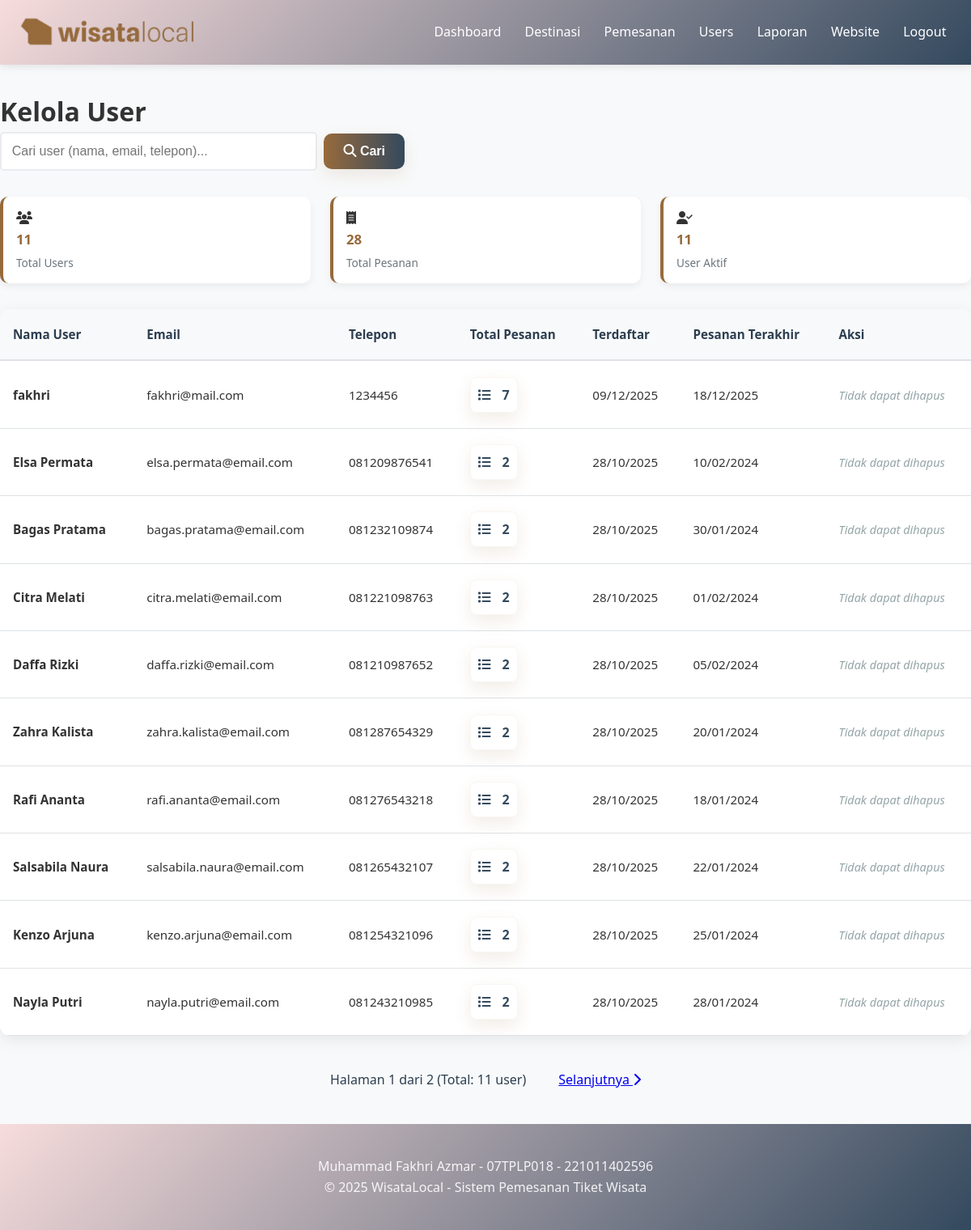
The page /admin/users.php (signed in) on the database its author committed.
### tables this page shows
CREATE TABLE `users` (
  `id` int(11) NOT NULL AUTO_INCREMENT,
  `nama_lengkap` varchar(100) NOT NULL,
  `email` varchar(100) NOT NULL,
  `password` varchar(255) NOT NULL,
  `no_telepon` varchar(15) DEFAULT NULL,
  `role` enum('user','admin') DEFAULT 'user',
  `created_at` timestamp NOT NULL DEFAULT current_timestamp(),
  PRIMARY KEY (`id`),
  UNIQUE KEY `email` (`email`)
);

### admin/users.php (the view, shortened to what this page needs)
<?php
$db = (new Database())->getConnection();
$search = $_GET['search'] ?? '';
$page = isset($_GET['page']) ? max(1, intval($_GET['page'])) : 1;
$perPage = 10;
$offset = ($page - 1) * $perPage;
if(!empty($search)) {
    $searchParam = "%{$search}%";
    $countStmt = $db->prepare("
        SELECT COUNT(*) as total
        FROM users u
        WHERE u.role = 'user'
        AND (u.nama_lengkap LIKE ? OR u.email LIKE ? OR u.no_telepon LIKE ?)
    ");
    $countStmt->execute([$searchParam, $searchParam, $searchParam]);
    $totalRecords = $countStmt->fetch(PDO::FETCH_ASSOC)['total'];
    $totalPages = ceil($totalRecords / $perPage);
    $stmt = $db->prepare("
        SELECT u.*,
               (SELECT COUNT(*) FROM pemesanan p WHERE p.user_id = u.id) as total_pesanan,
               (SELECT MAX(created_at) FROM pemesanan p WHERE p.user_id = u.id) as last_order
        FROM users u
        WHERE u.role = 'user'
        AND (u.nama_lengkap LIKE ? OR u.email LIKE ? OR u.no_telepon LIKE ?)
        ORDER BY u.created_at DESC
        LIMIT ? OFFSET ?
    ");
    $stmt->bindValue(1, $searchParam, PDO::PARAM_STR);
    $stmt->bindValue(2, $searchParam, PDO::PARAM_STR);
    $stmt->bindValue(3, $searchParam, PDO::PARAM_STR);
    $stmt->bindValue(4, $perPage, PDO::PARAM_INT);
    $stmt->bindValue(5, $offset, PDO::PARAM_INT);
    $stmt->execute();
    $users = $stmt->fetchAll(PDO::FETCH_ASSOC);
} else {
    $countStmt = $db->query("SELECT COUNT(*) as total FROM users WHERE role = 'user'");
    $totalRecords = $countStmt->fetch(PDO::FETCH_ASSOC)['total'];
    $totalPages = ceil($totalRecords / $perPage);
    $stmt = $db->prepare("
        SELECT u.*,
               (SELECT COUNT(*) FROM pemesanan p WHERE p.user_id = u.id) as total_pesanan,
               (SELECT MAX(created_at) FROM pemesanan p WHERE p.user_id = u.id) as last_order
        FROM users u
        WHERE u.role = 'user'
        ORDER BY u.created_at DESC
        LIMIT ? OFFSET ?
    ");
    $stmt->bindValue(1, $perPage, PDO::PARAM_INT);
    $stmt->bindValue(2, $offset, PDO::PARAM_INT);
    $stmt->execute();
    $users = $stmt->fetchAll(PDO::FETCH_ASSOC);
}
$statsStmt = $db->query("
    SELECT
        COUNT(*) as total_users,
        SUM((SELECT COUNT(*) FROM pemesanan p WHERE p.user_id = u.id)) as total_pesanan,
        COUNT(CASE WHEN (SELECT COUNT(*) FROM pemesanan p WHERE p.user_id = u.id) > 0 THEN 1 END) as user_aktif
    FROM users u
    WHERE u.role = 'user'
");
$stats = $statsStmt->fetch(PDO::FETCH_ASSOC);
?>
<!DOCTYPE html>
<html>
<head>
    <link rel="stylesheet" href="../css/style.css">
    <link rel="stylesheet" href="https://cdnjs.cloudflare.com/ajax/libs/font-awesome/6.4.0/css/all.min.css">
</head>
<body>
    <?php include 'header-admin.php'; ?>
    <main class="container">
        <h1>Kelola User</h1>
        <div style="margin-bottom: 1.5rem;">
            <form method="GET" action="users.php" style="display: flex; gap: 0.5rem; align-items: center; max-width: 500px;">
                <input type="text" name="search" value="<?php echo htmlspecialchars($search); ?>"
                       placeholder="Cari user (nama, email, telepon)..."
                       style="flex: 1; padding: 0.8rem; border: 2px solid #e9ecef; border-radius: 5px; font-size: 1rem;">
                <button type="submit" class="btn-primary" style="padding: 0.8rem 1.5rem;">
                    <i class="fa fa-search"></i> Cari
                </button>
            </form>
        </div>
        <div class="stats">
            <div class="stat-card">
                <div class="icon"><i class="fa fa-users"></i></div>
                <div>
                    <h3><?php echo $totalRecords; ?></h3>
                    <p>Total Users</p>
                </div>
            </div>
            <div class="stat-card">
                <div class="icon"><i class="fa fa-receipt"></i></div>
                <div>
                    <h3><?php echo $stats['total_pesanan'] ?? 0; ?></h3>
                    <p>Total Pesanan</p>
                </div>
            </div>
            <div class="stat-card">
                <div class="icon"><i class="fa fa-user-check"></i></div>
                <div>
                    <h3><?php echo $stats['user_aktif'] ?? 0; ?></h3>
                    <p>User Aktif</p>
                </div>
            </div>
        </div>
        <div class="table-container">
            <table>
                <thead>
                    <tr>
                        <th>Nama User</th>
                        <th>Email</th>
                        <th>Telepon</th>
                        <th>Total Pesanan</th>
                        <th>Terdaftar</th>
                        <th>Pesanan Terakhir</th>
                        <th>Aksi</th>
                    </tr>
                </thead>
                <tbody>
                    <?php foreach($users as $user): ?>
                    <tr>
                        <td>
                            <strong><?php echo $user['nama_lengkap']; ?></strong>
                        </td>
                        <td><?php echo $user['email']; ?></td>
                        <td><?php echo $user['no_telepon'] ?: '-'; ?></td>
                        <td>
                                <?php if($user['total_pesanan'] > 0): ?>
                                    <a class="btn btn-small btn-primary" href="pemesanan.php?user_id=<?php echo $user['id']; ?>">
                                        <i class="fa fa-list"></i>
                                        <span style="margin-left:6px; font-weight:600;"><?php echo $user['total_pesanan']; ?></span>
                                    </a>
                                <?php else: ?>
                                    <span class="muted">0 pesanan</span>
                                <?php endif; ?>
                        </td>
                        <td><?php echo date('d/m/Y', strtotime($user['created_at'])); ?></td>
                        <td>
                            <?php if($user['last_order']): ?>
                                <?php echo date('d/m/Y', strtotime($user['last_order'])); ?>
                            <?php else: ?>
                                <span style="color: #95a5a6;">-</span>
                            <?php endif; ?>
                        </td>
                        <td>
                                <?php if($user['total_pesanan'] == 0): ?>
                                    <a class="btn btn-small btn-cancel" href="users.php?action=delete&id=<?php echo $user['id']; ?>"
                                       onclick="return confirm('Hapus user <?php echo $user['nama_lengkap']; ?>?')" title="Hapus">
                                        <i class="fa fa-trash"></i>
                                    </a>
                                <?php else: ?>
                                    <span class="muted" style="font-size:0.9rem;">Tidak dapat dihapus</span>
                                <?php endif; ?>
                        </td>
                    </tr>
                    <?php endforeach; ?>
                </tbody>
            </table>
        </div>
        <?php if($totalPages > 1): ?>
        <div style="margin-top: 2rem; display: flex; justify-content: center; align-items: center; gap: 0.5rem; flex-wrap: wrap;">
            <span style="padding: 0.6rem 1rem; color: #2c3e50;">
                Halaman <?php echo $page; ?> dari <?php echo $totalPages; ?>
                (Total: <?php echo $totalRecords; ?> user)
            </span>
            <?php if($page < $totalPages): ?>
                <a href="?page=<?php echo $page + 1; ?><?php echo !empty($search) ? '&search=' . urlencode($search) : ''; ?>"
                   class="btn-secondary" style="padding: 0.6rem 1rem;">
                    Selanjutnya <i class="fa fa-chevron-right"></i>
                </a>
            <?php endif; ?>
        </div>
        <?php endif; ?>
    </main>
</body>
<?php
include '../includes/footer.php';
?>
</html>

### css/style.css (style rules this page uses)
* { margin: 0; padding: 0; box-sizing: border-box; }
html { scroll-behavior: smooth; }
body { font-family: 'Segoe UI', Tahoma, Geneva, Verdana, sans-serif; line-height: 1.6; color: #333; background-color: #f8f9fa; min-height: 100vh; display: flex; flex-direction: column; }
.container { max-width: 1200px; margin: 0 auto; padding: 0 20px; width: 100%; }
:root { --brown: #976a3c; --brown-dark: #34495e; --brown-soft: #f7efe6; --primary: #1e73be; --muted: #6c757d; }
main.container { flex: 1; padding: 2rem 0; margin-top: 0; }
.btn { display: inline-block; padding: 0.65rem 1.1rem; background: var(--primary); color: #fff; text-decoration: none; border-radius: 999px; border: none; cursor: pointer; font-size: 0.95rem; font-weight: 600; transition: transform 0.18s ease, box-shadow 0.18s ease, filter 0.12s ease; text-align: center; min-height: 40px; line-height: 1; }
.stats { display: grid; grid-template-columns: repeat(auto-fit, minmax(200px, 1fr)); gap: 1.5rem; margin: 2rem 0; }
.stat-card { background: white; padding: 0.9rem 1rem; border-radius: 10px; text-align: left; box-shadow: 0 4px 10px rgba(0, 0, 0, 0.06); transition: all 0.22s ease; border-left: 4px solid var(--brown); }
.stat-card h3 { font-size: 1.05rem; color: var(--brown); margin-bottom: 0.25rem; font-weight: 700; }
.stat-card p { color: #6c757d; font-weight: 500; font-size: 0.85rem; margin: 0; }
.table-container { background: white; border-radius: 12px; overflow: hidden; box-shadow: 0 5px 20px rgba(0, 0, 0, 0.08); margin: 2rem 0; }
table { width: 100%; border-collapse: collapse; font-size: 0.95rem; }
th, td { padding: 1.2rem 1rem; text-align: left; border-bottom: 1px solid #dee2e6; }
th { background: #f8f9fa; font-weight: 600; color: #2c3e50; border-bottom: 2px solid #dee2e6; }
.btn-primary { display: inline-flex; align-items: center; justify-content: center; gap: 0.5rem; padding: 0.85rem 1.6rem; background: linear-gradient(90deg, var(--brown) 0%, var(--brown-dark) 100%); color: #fff; border-radius: 999px; border: none; cursor: pointer; font-weight: 700; font-size: 1rem; box-shadow: 0 20px 50px rgba(151,106,60,0.12); transition: transform 0.18s ease, box-shadow 0.18s ease, filter 0.12s ease; min-height: 44px; padding-left: 1.2rem; padding-right: 1.2rem; }
.btn-primary { display: inline-block; padding: 0.8rem 1.4rem; background: linear-gradient(90deg, var(--brown) 0%, var(--brown-dark) 100%); color: #fff; border-radius: 10px; border: none; cursor: pointer; font-weight: 600; box-shadow: 0 8px 20px rgba(151,106,60,0.12); transition: transform 0.18s ease, box-shadow 0.18s ease; }
.muted { color: #95a5a6; font-style: italic; }
.btn-small { display:inline-flex; align-items:center; justify-content:center; padding:0.35rem 0.55rem; background: transparent; color: var(--brown-dark); border-radius:8px; text-decoration:none; font-weight:700; min-width:36px; border: 1px solid rgba(151,106,60,0.06); }

### rows shown on the page
users: nama_lengkap "fakhri", email "fakhri@mail.com", no_telepon "1234456", total_pesanan "7", created_at "09/12/2025", last_order "18/12/2025"
users: nama_lengkap "Elsa Permata", email "elsa.permata@email.com", no_telepon "081209876541", total_pesanan "2", created_at "28/10/2025", last_order "10/02/2024"
users: nama_lengkap "Bagas Pratama", email "bagas.pratama@email.com", no_telepon "081232109874", total_pesanan "2", created_at "28/10/2025", last_order "30/01/2024"
users: nama_lengkap "Citra Melati", email "citra.melati@email.com", no_telepon "081221098763", total_pesanan "2", created_at "28/10/2025", last_order "01/02/2024"
users: nama_lengkap "Daffa Rizki", email "daffa.rizki@email.com", no_telepon "081210987652", total_pesanan "2", created_at "28/10/2025", last_order "05/02/2024"
users: nama_lengkap "Zahra Kalista", email "zahra.kalista@email.com", no_telepon "081287654329", total_pesanan "2", created_at "28/10/2025", last_order "20/01/2024"
users: nama_lengkap "Rafi Ananta", email "rafi.ananta@email.com", no_telepon "081276543218", total_pesanan "2", created_at "28/10/2025", last_order "18/01/2024"
users: nama_lengkap "Salsabila Naura", email "salsabila.naura@email.com", no_telepon "081265432107", total_pesanan "2", created_at "28/10/2025", last_order "22/01/2024"
users: nama_lengkap "Kenzo Arjuna", email "kenzo.arjuna@email.com", no_telepon "081254321096", total_pesanan "2", created_at "28/10/2025", last_order "25/01/2024"
users: nama_lengkap "Nayla Putri", email "nayla.putri@email.com", no_telepon "081243210985", total_pesanan "2", created_at "28/10/2025", last_order "28/01/2024"

### other values the page prints
$totalRecords "11"
$stats['total_pesanan'] "28"
$stats['user_aktif'] "11"
$page "1"
$totalPages "2"
